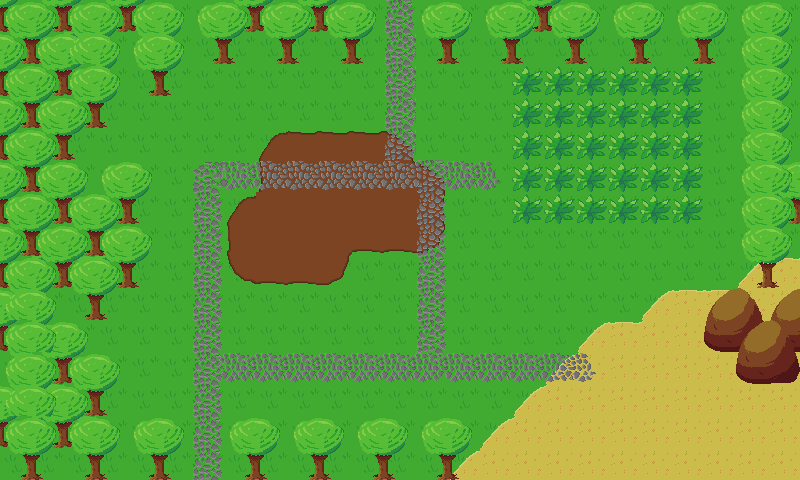

This game map was drawn from its Tiled (.tmx) file and the tilesets committed beside it. A one-line description and the trimmed map source follow:
An orthogonal 25x15 tile map with 32x32 px tiles, 7 tile layers (Ground, Detail, Grass, Path, ...).

<map version="1.0" orientation="orthogonal" renderorder="right-down" width="25" height="15" tilewidth="32" tileheight="32" nextobjectid="1">
 <tileset firstgid="1" name="tileset" tilewidth="32" tileheight="32" tilecount="180">
  <image source="tileset.png" width="192" height="960" />
 </tileset>
 <layer name="Ground" width="25" height="15">
  <data>[375 cells, 375 non-empty, 1 distinct tile ids]</data>
 </layer>
 <layer name="Detail" width="25" height="15">
  <data>[375 cells, 29 non-empty, 11 distinct tile ids]</data>
 </layer>
 <layer name="Grass" width="25" height="15">
  <properties>
   <property name="Encounters" value="true" />
  </properties>
  <data>[375 cells, 82 non-empty, 6 distinct tile ids]</data>
 </layer>
 <layer name="Path" width="25" height="15">
  <data>[375 cells, 45 non-empty, 8 distinct tile ids]</data>
 </layer>
 <layer name="Obstacles" width="25" height="15">
  <properties>
   <property name="Collision" value="true" />
  </properties>
  <data>[375 cells, 146 non-empty, 22 distinct tile ids]</data>
 </layer>
 <layer name="changetoroute2" width="25" height="15">
  <properties>
   <property name="EnterArea" value="Route 2" />
  </properties>
  <data>[375 cells, 1 non-empty, 1 distinct tile ids]</data>
 </layer>
 <layer name="changetocity" width="25" height="15">
  <properties>
   <property name="EnterArea" value="City" />
  </properties>
  <data>[375 cells, 1 non-empty, 1 distinct tile ids]</data>
 </layer>
</map>
